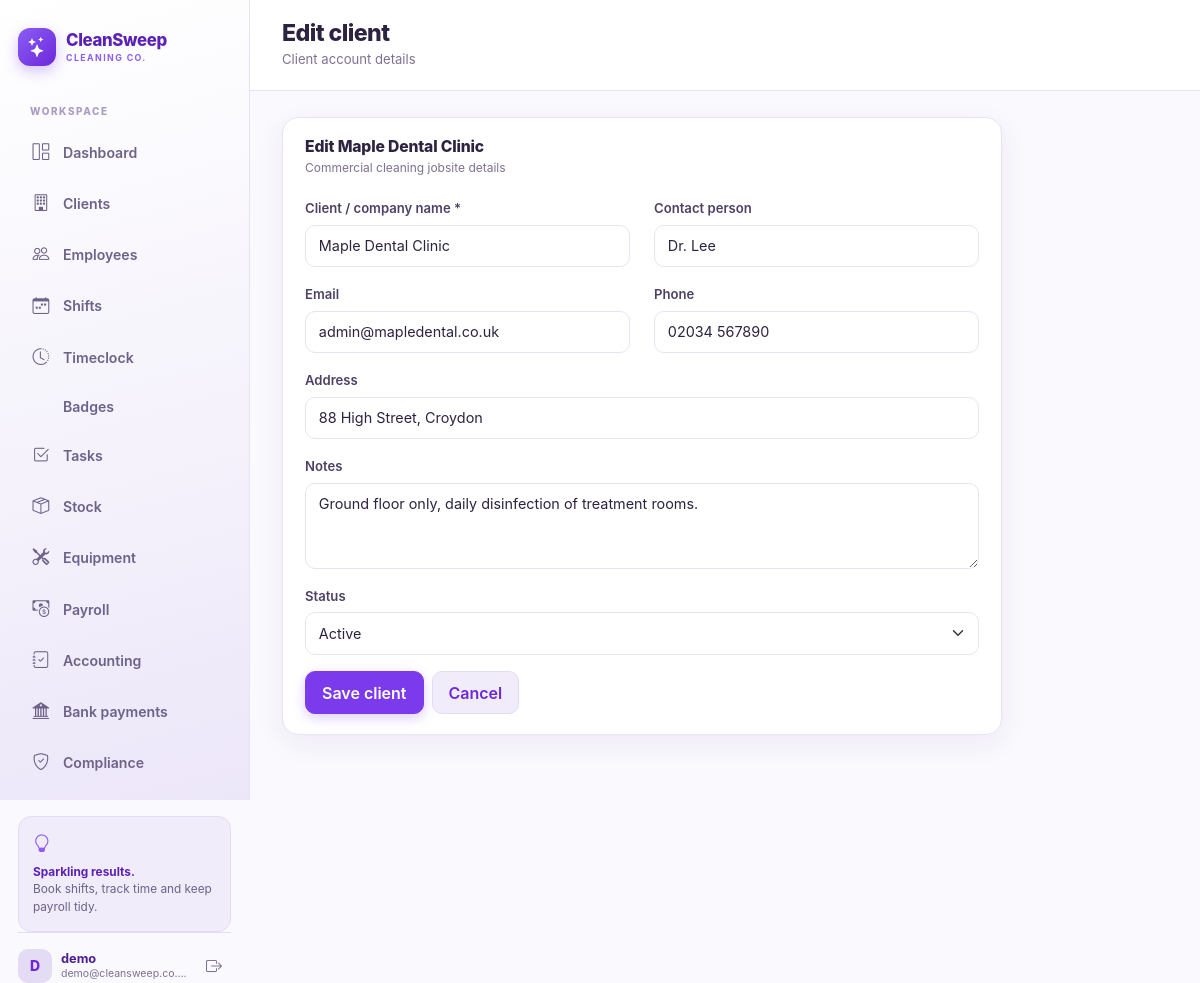
The app's page /clients/14/edit/ (signed in) with its own data.
### clients/models.py (models this page shows, shortened)
class Client(models.Model):
    STATUS_CHOICES = (
        ("active", "Active"),
        ("inactive", "Inactive"),
    )
    name = models.CharField(max_length=120)
    contact_name = models.CharField(max_length=120, blank=True, default="")
    email = models.EmailField(blank=True, default="")
    phone = models.CharField(max_length=30, blank=True, default="")
    address = models.CharField(max_length=255, blank=True, default="")
    notes = models.TextField(blank=True, default="")
    status = models.CharField(max_length=10, choices=STATUS_CHOICES, default="active")
    created_at = models.DateTimeField(auto_now_add=True)
    class Meta:
        ordering = ["name"]

### clients/views.py (the view)
# urls.py: path("<int:pk>/edit/", views.client_form_view, name="client_edit"),
@login_required
def client_form_view(request, pk=None):
    client = get_object_or_404(Client, pk=pk) if pk else None
    if request.method == "POST":
        form = ClientForm(request.POST, instance=client)
        if form.is_valid():
            form.save()
            messages.success(request, "Client saved.")
            return redirect("client_list")
    else:
        form = ClientForm(instance=client)
    return render(request, "clients/client_form.html", {"form": form, "client": client})

### clients/forms.py
class ClientForm(forms.ModelForm):
    placeholders = {
        "name": "e.g. Riverside Care Home",
        "contact_name": "e.g. Jane Smith",
        "email": "admin@riversidecare.org",
        "phone": "01234 567890",
        "address": "12 High Street, London",
        "notes": "Access codes, key holders, parking notes...",
    }
    class Meta:
        model = Client
        fields = (
            "name",
            "contact_name",
            "email",
            "phone",
            "address",
            "notes",
            "status",
        )
        widgets = {
            "notes": forms.Textarea(attrs={"rows": 3}),
            "status": forms.Select(),
        }
    def __init__(self, *args, **kwargs):
        super().__init__(*args, **kwargs)
        for name, field in self.fields.items():
            if name in self.placeholders:
                field.widget.attrs.setdefault("placeholder", self.placeholders[name])

### core/templatetags/form_tags.py (called while the page is built)
@register.filter
def bootstrap_field(field):
    widget = field.field.widget
    css = "form-control"
    if isinstance(widget, (forms.CheckboxInput, forms.RadioSelect)):
        css = "form-check-input"
    elif isinstance(widget, forms.Select):
        css = "form-select"
    if field.errors:
        css += " is-invalid"
    attrs = dict(widget.attrs)
    attrs["class"] = " ".join(filter(None, [attrs.get("class"), css]))
    html = [field.as_widget(attrs=attrs)]
    if field.field.help_text:
        html.append(
            f'<div class="form-text text-muted-small">{escape(field.field.help_text)}</div>'
        )
    if field.errors:
        errors = "".join(f"<div>{escape(error)}</div>" for error in field.errors)
        html.append(f'<div class="invalid-feedback d-block">{errors}</div>')
    return mark_safe("".join(html))

### clients/templates/clients/client_form.html (shortened to what this page needs)
{% extends "core/base.html" %}
{% load form_tags %}
{% block page_title %}{% if client %}Edit client{% else %}Add client{% endif %}{% endblock %}
{% block page_subtitle %}Client account details{% endblock %}
{% block page_content %}
  <div class="panel" style="max-width: 720px;">
    <div class="panel-head">
      <div>
        <h3 class="panel-title">{% if client %}Edit {{ client.name }}{% else %}New client{% endif %}</h3>
        <p class="panel-sub">Commercial cleaning jobsite details</p>
      </div>
    </div>
    <div class="panel-body">
      <form method="post" novalidate>
        <div class="row">
          <div class="col-md-6 mb-3">
            <label for="{{ form.name.id_for_label }}" class="form-label">Client / company name *</label>
            {{ form.name|bootstrap_field }}
          </div>
          <div class="col-md-6 mb-3">
            <label for="{{ form.contact_name.id_for_label }}" class="form-label">Contact person</label>
            {{ form.contact_name|bootstrap_field }}
          </div>
        </div>
        <div class="row">
          <div class="col-md-6 mb-3">
            <label for="{{ form.email.id_for_label }}" class="form-label">Email</label>
            {{ form.email|bootstrap_field }}
          </div>
          <div class="col-md-6 mb-3">
            <label for="{{ form.phone.id_for_label }}" class="form-label">Phone</label>
            {{ form.phone|bootstrap_field }}
          </div>
        </div>
        <div class="mb-3">
          <label for="{{ form.address.id_for_label }}" class="form-label">Address</label>
          {{ form.address|bootstrap_field }}
        </div>
        <div class="mb-3">
          <label for="{{ form.notes.id_for_label }}" class="form-label">Notes</label>
          {{ form.notes|bootstrap_field }}
        </div>
        <div class="mb-3">
          <label for="{{ form.status.id_for_label }}" class="form-label">Status</label>
          {{ form.status|bootstrap_field }}
        </div>
        <div class="d-flex gap-2 mt-2">
          <button type="submit" class="btn btn-purple">Save client</button>
          <a href="{% url 'client_list' %}" class="btn btn-light-purple">Cancel</a>
        </div>
      </form>
    </div>
  </div>
{% endblock %}

### core/templates/core/base.html (shortened to what this page needs)
{% load static form_tags %}<!doctype html>
<html lang="en">
<head>
  <link rel="stylesheet" href="{% static 'vendor/bootstrap/bootstrap.min.css' %}">
  <link rel="stylesheet" href="{% static 'vendor/bootstrap-icons/bootstrap-icons.min.css' %}">
  <link rel="stylesheet" href="{% static 'cleaning/css/theme.css' %}">
</head>
<body class="{% if not user.is_authenticated %}auth-body{% endif %}">
{% if user.is_authenticated %}
  {% with nav_name=request.resolver_match.url_name %}
  <div class="app-shell">
    <aside class="sidebar d-none d-lg-flex">
      <a href="{% url 'dashboard' %}" class="brand">
        <span class="brand-mark"><i class="bi bi-stars"></i></span>
        <span class="brand-text">CleanSweep<small>CLEANING CO.</small></span>
      </a>
      <div class="sidebar-label">WORKSPACE</div>
      <nav class="sidebar-nav">
        <a href="{% url 'dashboard' %}" class="nav-link {% if nav_name == 'dashboard' %}active{% endif %}">
          <i class="bi bi-grid-1x2"></i><span>Dashboard</span>
        </a>
        <a href="{% url 'client_list' %}" class="nav-link {% if nav_name == 'client' or nav_name == 'client_form' or nav_name == 'client_delete' %}active{% endif %}">
          <i class="bi bi-building"></i><span>Clients</span>
        </a>
        <a href="{% url 'employee_list' %}" class="nav-link {% if nav_name == 'employee' or nav_name == 'employee_form' or nav_name == 'employee_delete' %}active{% endif %}">
          <i class="bi bi-people"></i><span>Employees</span>
        </a>
        <a href="{% url 'shift_list' %}" class="nav-link {% if nav_name == 'shift' %}active{% endif %}">
          <i class="bi bi-calendar-week"></i><span>Shifts</span>
        </a>
        <a href="{% url 'timeclock_home' %}" class="nav-link {% if nav_name == 'timeclock' or nav_name == 'time_entry' %}active{% endif %}">
          <i class="bi bi-clock-history"></i><span>Timeclock</span>
        </a>
        <a href="{% url 'badge_list' %}" class="nav-link {% if nav_name == 'badge' %}active{% endif %}">
          <span>Badges</span>
        </a>
        <a href="{% url 'task_list' %}" class="nav-link {% if nav_name == 'task' %}active{% endif %}">
          <i class="bi bi-check2-square"></i><span>Tasks</span>
        </a>
        <a href="{% url 'stock_list' %}" class="nav-link {% if 'stock' in nav_name or nav_name == 'inventory' %}active{% endif %}">
          <i class="bi bi-box-seam"></i><span>Stock</span>
        </a>
        <a href="{% url 'equipment_list' %}" class="nav-link {% if 'equipment' in nav_name %}active{% endif %}">
          <i class="bi bi-tools"></i><span>Equipment</span>
        </a>
        <a href="{% url 'payroll_home' %}" class="nav-link {% if nav_name == 'payroll' or nav_name == 'payslip' or nav_name == 'payroll_config' %}active{% endif %}">
          <i class="bi bi-cash-coin"></i><span>Payroll</span>
        </a>
        <a href="{% url 'accounting_payment_list' %}" class="nav-link {% if nav_name == 'accounting' %}active{% endif %}">
          <i class="bi bi-journal-check"></i><span>Accounting</span>
        </a>
        <a href="{% url 'banking_home' %}" class="nav-link {% if nav_name == 'banking_home' %}active{% endif %}">
          <i class="bi bi-bank2"></i><span>Bank payments</span>
        </a>
        <a href="{% url 'compliance' %}" class="nav-link {% if nav_name == 'compliance' %}active{% endif %}">
          <i class="bi bi-shield-check"></i><span>Compliance</span>
        </a>
      </nav>
      <div class="sidebar-tip">
        <i class="bi bi-lightbulb"></i>
        <p><strong>Sparkling results.</strong><br>Book shifts, track time and keep payroll tidy.</p>
      </div>
      <div class="sidebar-user mt-auto">
        <span class="avatar">{{ user.username|slice:":1"|upper }}</span>
        <span class="user-meta"><strong>{{ user.username }}</strong><small>{{ user.email|truncatechars:22 }}</small></span>
        <form action="{% url 'logout' %}" method="post" class="ms-auto">
          <button type="submit" class="btn btn-icon" title="Sign out" aria-label="Sign out"><i class="bi bi-box-arrow-right"></i></button>
        </form>
      </div>
    </aside>
    <div class="app-main">
      <header class="topbar">
        <div class="me-auto">
          <h1 class="page-title">{% block page_title %}Dashboard{% endblock %}</h1>
          <div class="page-subtitle">{% block page_subtitle %}Clean operations at a glance{% endblock %}</div>
        </div>
      </header>
      <main class="content">
        {% block page_content %}{% endblock %}
      </main>
    </div>
  </div>
  {% endwith %}
{% endif %}
</body>
</html>

### records on screen
Client: name "Maple Dental Clinic", contact_name "Dr. Lee", email "admin@mapledental.co.uk", phone "02034 567890", address "88 High Street, Croydon", notes "Ground floor only, daily disinfection of treatment rooms.", status "Active"

### other values on screen
{{ user.username|slice:":1"|upper }} "D"
{{ user.username }} "demo"
{{ user.email|truncatechars:22 }} "demo@cleansweep.co.…"
